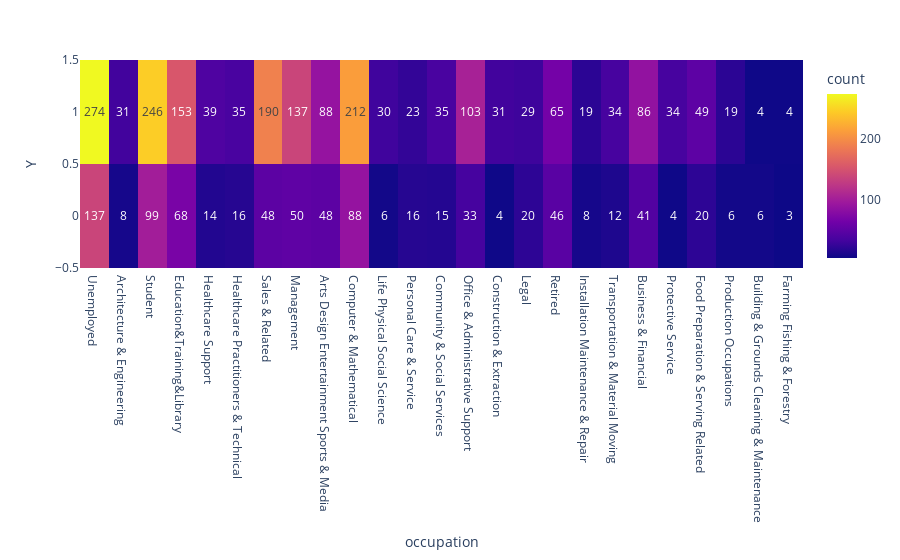

The code cell stored with this chart in its notebook:
### Markdown cell above
#### &emsp; 5. People who goes to cheap restaurants more than 8 times a month accept 75% of time, 
#### &emsp;&emsp;   while people who never goes to restaurant accepted around 50%

### Let's analyze coupon distribution for cheap restaurants by profession

### Code cell
coupons_sorted = data.query('coupon == "Restaurant(<20)"').groupby('occupation')['occupation'].count().sort_values(ascending = False)
print(coupons_sorted)
cheap_restaurant_occupation = data.query('coupon == "Restaurant(<20)"').groupby('occupation')['Y'].value_counts(normalize= True).sort_values(ascending = False).xs(1, level= 'Y')
print(cheap_restaurant_occupation)
fig = px.density_heatmap(data.query('coupon == "Restaurant(<20)"'), x='occupation', y='Y', text_auto=True)
fig.show()

### Figure 1 — Plotly figure (JSON) as saved in the notebook; plotly's stock layout.template omitted (floating-point values rounded to 4 significant figures; data arrays with more than 128 entries replaced by an {"elided": "..."} marker saying what was removed)
{"data": [{"coloraxis": "coloraxis", "hovertemplate": "occupation=%{x}<br>Y=%{y}<br>count=%{z}<extra></extra>", "name": "", "texttemplate": "%{z}", "type": "histogram2d", "x": {"elided": "2786 str values"}, "xaxis": "x", "xbingroup": "x", "y": {"elided": "2786 int values"}, "yaxis": "y", "ybingroup": "y"}], "layout": {"autosize": true, "coloraxis": {"colorbar": {"title": {"text": "count"}}, "colorscale": [[0, "#0d0887"], [0.1111, "#46039f"], [0.2222, "#7201a8"], [0.3333, "#9c179e"], [0.4444, "#bd3786"], [0.5556, "#d8576b"], [0.6667, "#ed7953"], [0.7778, "#fb9f3a"], [0.8889, "#fdca26"], [1, "#f0f921"]]}, "legend": {"tracegroupgap": 0}, "margin": {"t": 60}, "xaxis": {"anchor": "y", "autorange": true, "domain": [0, 1], "range": [-0.5, 24.5], "title": {"text": "occupation"}, "type": "category"}, "yaxis": {"anchor": "x", "autorange": true, "domain": [0, 1], "range": [-0.5, 1.5], "title": {"text": "Y"}, "type": "linear"}}}
